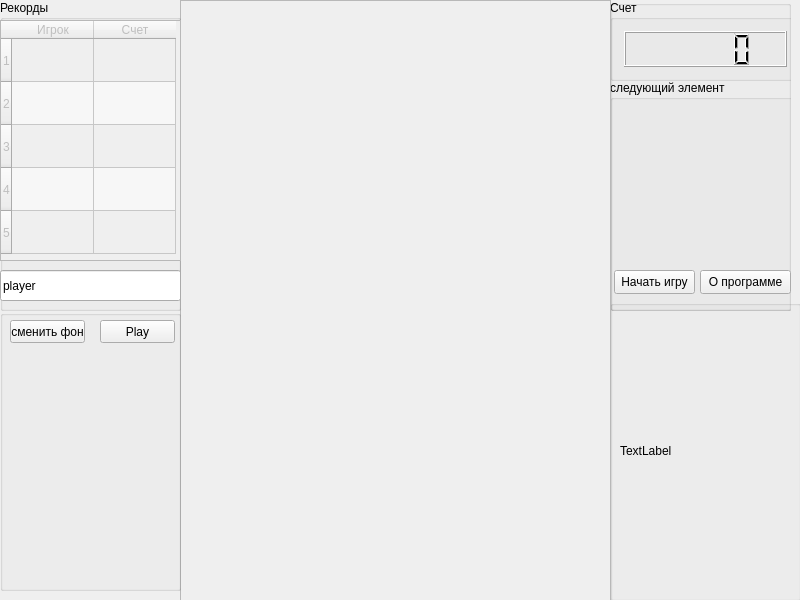
<?xml version="1.0" encoding="UTF-8"?>
<ui version="4.0">
 <class>tetrisClass</class>
 <widget class="QMainWindow" name="tetrisClass">
  <property name="geometry">
   <rect>
    <x>0</x>
    <y>0</y>
    <width>800</width>
    <height>600</height>
   </rect>
  </property>
  <property name="minimumSize">
   <size>
    <width>800</width>
    <height>600</height>
   </size>
  </property>
  <property name="maximumSize">
   <size>
    <width>800</width>
    <height>600</height>
   </size>
  </property>
  <property name="windowTitle">
   <string>tetris</string>
  </property>
  <property name="windowIcon">
   <iconset resource="tetris.qrc">
    <normaloff>:/tetris/x64/Debug/avatar.png</normaloff>:/tetris/x64/Debug/avatar.png</iconset>
  </property>
  <widget class="QWidget" name="centralWidget">
   <widget class="QGroupBox" name="groupBox_2">
    <property name="geometry">
     <rect>
      <x>610</x>
      <y>0</y>
      <width>181</width>
      <height>311</height>
     </rect>
    </property>
    <property name="title">
     <string/>
    </property>
    <widget class="QGroupBox" name="groupBox_3">
     <property name="geometry">
      <rect>
       <x>0</x>
       <y>0</y>
       <width>191</width>
       <height>81</height>
      </rect>
     </property>
     <property name="title">
      <string>Счет</string>
     </property>
     <layout class="QGridLayout" name="gridLayout">
      <item row="0" column="0">
       <widget class="QLCDNumber" name="score"/>
      </item>
     </layout>
    </widget>
    <widget class="QGroupBox" name="groupBox_4">
     <property name="geometry">
      <rect>
       <x>0</x>
       <y>80</y>
       <width>191</width>
       <height>231</height>
      </rect>
     </property>
     <property name="title">
      <string>следующий элемент</string>
     </property>
     <widget class="QPushButton" name="games">
      <property name="geometry">
       <rect>
        <x>4</x>
        <y>190</y>
        <width>81</width>
        <height>24</height>
       </rect>
      </property>
      <property name="text">
       <string>Начать игру</string>
      </property>
     </widget>
     <widget class="QPushButton" name="about">
      <property name="geometry">
       <rect>
        <x>90</x>
        <y>190</y>
        <width>91</width>
        <height>24</height>
       </rect>
      </property>
      <property name="text">
       <string>О программе</string>
      </property>
     </widget>
     <widget class="QLabel" name="pic3">
      <property name="geometry">
       <rect>
        <x>10</x>
        <y>20</y>
        <width>181</width>
        <height>161</height>
       </rect>
      </property>
      <property name="text">
       <string/>
      </property>
     </widget>
    </widget>
   </widget>
   <widget class="QFrame" name="gamepoll">
    <property name="geometry">
     <rect>
      <x>180</x>
      <y>0</y>
      <width>431</width>
      <height>601</height>
     </rect>
    </property>
    <property name="tabletTracking">
     <bool>false</bool>
    </property>
    <property name="frameShape">
     <enum>QFrame::StyledPanel</enum>
    </property>
    <property name="frameShadow">
     <enum>QFrame::Raised</enum>
    </property>
   </widget>
   <widget class="QGroupBox" name="groupBox">
    <property name="geometry">
     <rect>
      <x>0</x>
      <y>0</y>
      <width>181</width>
      <height>311</height>
     </rect>
    </property>
    <property name="title">
     <string>Рекорды</string>
    </property>
    <widget class="QTableWidget" name="table">
     <property name="enabled">
      <bool>false</bool>
     </property>
     <property name="geometry">
      <rect>
       <x>0</x>
       <y>20</y>
       <width>181</width>
       <height>241</height>
      </rect>
     </property>
     <property name="alternatingRowColors">
      <bool>true</bool>
     </property>
     <property name="showGrid">
      <bool>true</bool>
     </property>
     <property name="gridStyle">
      <enum>Qt::SolidLine</enum>
     </property>
     <property name="sortingEnabled">
      <bool>true</bool>
     </property>
     <property name="wordWrap">
      <bool>true</bool>
     </property>
     <property name="rowCount">
      <number>5</number>
     </property>
     <property name="columnCount">
      <number>2</number>
     </property>
     <attribute name="horizontalHeaderMinimumSectionSize">
      <number>82</number>
     </attribute>
     <attribute name="horizontalHeaderDefaultSectionSize">
      <number>82</number>
     </attribute>
     <attribute name="horizontalHeaderHighlightSections">
      <bool>false</bool>
     </attribute>
     <attribute name="verticalHeaderDefaultSectionSize">
      <number>43</number>
     </attribute>
     <row>
      <property name="text">
       <string>1</string>
      </property>
     </row>
     <row>
      <property name="text">
       <string>2</string>
      </property>
     </row>
     <row>
      <property name="text">
       <string>3</string>
      </property>
     </row>
     <row>
      <property name="text">
       <string>4</string>
      </property>
     </row>
     <row>
      <property name="text">
       <string>5</string>
      </property>
     </row>
     <column>
      <property name="text">
       <string>Игрок</string>
      </property>
     </column>
     <column>
      <property name="text">
       <string>Счет</string>
      </property>
     </column>
    </widget>
    <widget class="QLineEdit" name="Name">
     <property name="enabled">
      <bool>true</bool>
     </property>
     <property name="geometry">
      <rect>
       <x>0</x>
       <y>270</y>
       <width>181</width>
       <height>31</height>
      </rect>
     </property>
     <property name="inputMask">
      <string/>
     </property>
     <property name="text">
      <string>player</string>
     </property>
     <property name="maxLength">
      <number>32767</number>
     </property>
     <property name="frame">
      <bool>true</bool>
     </property>
     <property name="placeholderText">
      <string>Как прикажете вас звать?</string>
     </property>
    </widget>
   </widget>
   <widget class="QGroupBox" name="groupBox_6">
    <property name="geometry">
     <rect>
      <x>610</x>
      <y>300</y>
      <width>191</width>
      <height>301</height>
     </rect>
    </property>
    <property name="title">
     <string/>
    </property>
    <widget class="QLabel" name="pic2">
     <property name="geometry">
      <rect>
       <x>10</x>
       <y>0</y>
       <width>181</width>
       <height>301</height>
      </rect>
     </property>
     <property name="text">
      <string>TextLabel</string>
     </property>
     <property name="scaledContents">
      <bool>true</bool>
     </property>
    </widget>
   </widget>
   <widget class="QGroupBox" name="groupBox_5">
    <property name="geometry">
     <rect>
      <x>0</x>
      <y>310</y>
      <width>181</width>
      <height>281</height>
     </rect>
    </property>
    <property name="title">
     <string/>
    </property>
    <widget class="QLabel" name="pic1">
     <property name="geometry">
      <rect>
       <x>0</x>
       <y>50</y>
       <width>181</width>
       <height>231</height>
      </rect>
     </property>
     <property name="scaledContents">
      <bool>true</bool>
     </property>
    </widget>
    <widget class="QPushButton" name="change">
     <property name="geometry">
      <rect>
       <x>10</x>
       <y>10</y>
       <width>75</width>
       <height>23</height>
      </rect>
     </property>
     <property name="text">
      <string>сменить фон</string>
     </property>
    </widget>
    <widget class="QPushButton" name="music">
     <property name="geometry">
      <rect>
       <x>100</x>
       <y>10</y>
       <width>75</width>
       <height>23</height>
      </rect>
     </property>
     <property name="text">
      <string>Play</string>
     </property>
    </widget>
   </widget>
  </widget>
 </widget>
 <layoutdefault spacing="6" margin="11"/>
 <resources>
  <include location="tetris.qrc"/>
 </resources>
 <connections/>
</ui>
